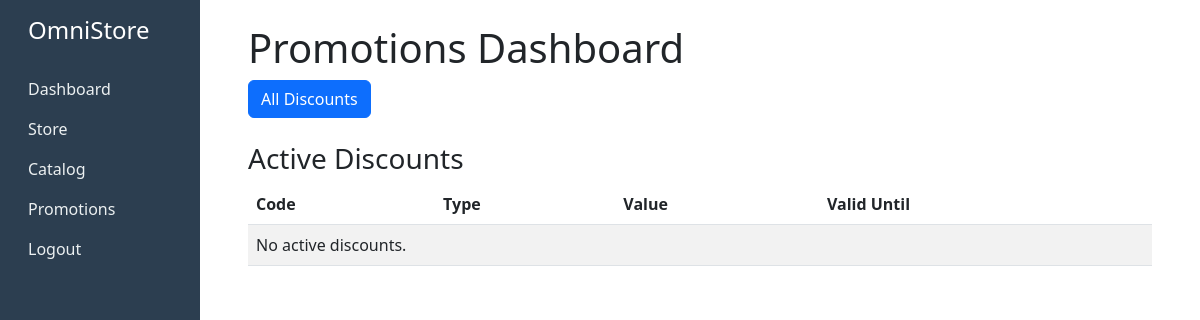
The page /promotions/dashboard/ (signed in) on the database as committed earlier.
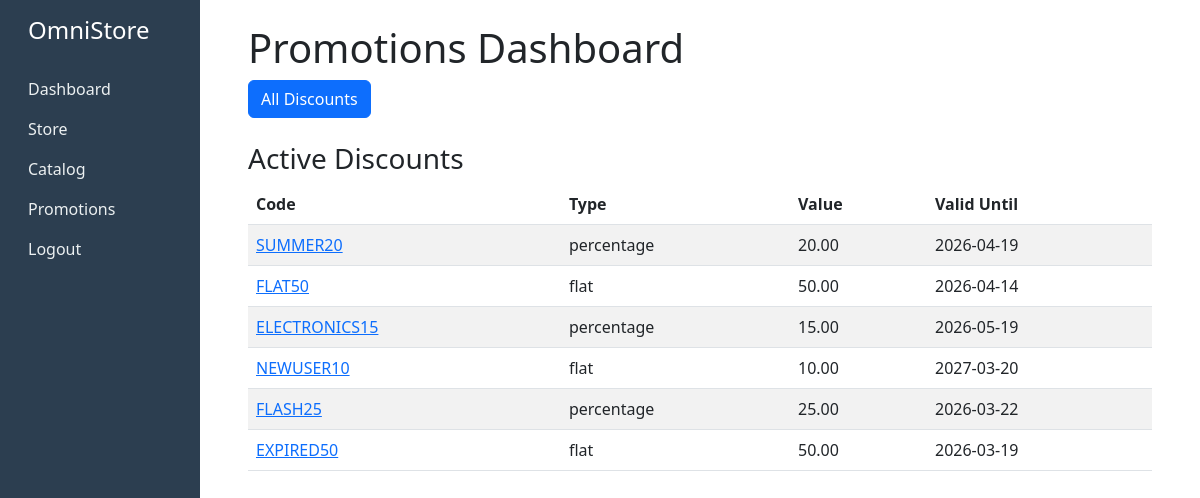
The same page on the database as committed later.
### promotions/models.py (models this page shows, shortened)
class Discount(models.Model):
    class DiscountType(models.TextChoices):
        PERCENTAGE = 'percentage', 'Percentage'
        FLAT = 'flat', 'Flat Amount'
    code = models.CharField(max_length=50, unique=True)
    discount_type = models.CharField(max_length=20, choices=DiscountType)
    value = models.DecimalField(max_digits=10, decimal_places=2)
    active_from = models.DateTimeField()
    active_until = models.DateTimeField()
    is_active = models.BooleanField(default=True)
    categories = models.ManyToManyField(
        Category,
        blank=True,
        related_name='discounts'
    )
    products = models.ManyToManyField(
        Product,
        blank=True,
        related_name='discounts'
    )
    usage_limit = models.IntegerField(
        null=True,
        blank=True,
        help_text='Maximum number of times this discount can be used'
    )
    usage_count = models.IntegerField(default=0)
    created_at = models.DateTimeField(auto_now_add=True)
    updated_at = models.DateTimeField(auto_now=True)

### promotions/views.py (the view)
# urls.py: path('dashboard/', views.dashboard, name='dashboard'),
@login_required
def dashboard(request):
    active_discounts = Discount.objects.filter(is_active=True)[:10]
    context = {'active_discounts': active_discounts}
    return render(request, 'promotions/dashboard.html', context)

### identity/models.py (called while the page is built)
    @property
    def is_admin(self):
        return self.role == self.Role.ADMIN

    @property
    def is_manager(self):
        return self.role == self.Role.MANAGER

    @property
    def is_staff_member(self):
        return self.role == self.Role.STAFF

### templates/promotions/dashboard.html (shortened to what this page needs)
{% extends 'base.html' %}
{% block content %}
<div class="p-4">
    <h1>Promotions Dashboard</h1>
    <a href="{% url 'promotions:discount_list' %}" class="btn btn-primary">All Discounts</a>
    <h3 class="mt-4">Active Discounts</h3>
    <table class="table table-striped">
        <thead>
            <tr>
                <th>Code</th>
                <th>Type</th>
                <th>Value</th>
                <th>Valid Until</th>
            </tr>
        </thead>
        <tbody>
            {% for discount in active_discounts %}
            <tr>
                <td><a href="{% url 'promotions:discount_detail' discount.pk %}">{{ discount.code }}</a></td>
                <td>{{ discount.discount_type }}</td>
                <td>{{ discount.value }}</td>
                <td>{{ discount.active_until|date:"Y-m-d" }}</td>
            </tr>
            {% empty %}
            <tr><td colspan="4">No active discounts.</td></tr>
            {% endfor %}
        </tbody>
    </table>
</div>
{% endblock %}

Rows that differ between the two databases and show on the page:
added Discount: code "SUMMER20", discount_type "percentage", value "20.00", active_until "2026-04-19"
added Discount: code "FLAT50", discount_type "flat", value "50.00", active_until "2026-04-14"
added Discount: code "ELECTRONICS15", discount_type "percentage", value "15.00", active_until "2026-05-19"
added Discount: code "NEWUSER10", discount_type "flat", value "10.00", active_until "2027-03-20"
added Discount: code "FLASH25", discount_type "percentage", value "25.00", active_until "2026-03-22"
added Discount: code "EXPIRED50", discount_type "flat", value "50.00", active_until "2026-03-19"
Other text that changed with them:
text no longer shown: "No active discounts."
